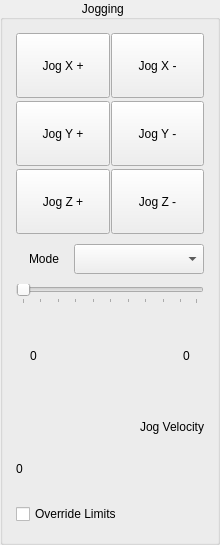
             <widget class="QGroupBox" name="groupBox_7">
              <property name="minimumSize">
               <size>
                <width>220</width>
                <height>545</height>
               </size>
              </property>
              <property name="title">
               <string>Jogging    </string>
              </property>
              <property name="alignment">
               <set>Qt::AlignCenter</set>
              </property>
              <layout class="QVBoxLayout" name="verticalLayout_28">
               <item>
                <layout class="QGridLayout" name="gridLayout_22">
                 <property name="leftMargin">
                  <number>2</number>
                 </property>
                 <property name="topMargin">
                  <number>2</number>
                 </property>
                 <property name="rightMargin">
                  <number>2</number>
                 </property>
                 <property name="bottomMargin">
                  <number>2</number>
                 </property>
                 <property name="horizontalSpacing">
                  <number>1</number>
                 </property>
                 <property name="verticalSpacing">
                  <number>3</number>
                 </property>
                 <item row="0" column="1">
                  <widget class="QPushButton" name="jog_minus_pb_0">
                   <property name="minimumSize">
                    <size>
                     <width>80</width>
                     <height>65</height>
                    </size>
                   </property>
                   <property name="toolTip">
                    <string>Set fixture offset in Probe tab 'Set X'</string>
                   </property>
                   <property name="text">
                    <string>Jog X -</string>
                   </property>
                  </widget>
                 </item>
                 <item row="0" column="0">
                  <widget class="QPushButton" name="jog_plus_pb_0">
                   <property name="minimumSize">
                    <size>
                     <width>80</width>
                     <height>65</height>
                    </size>
                   </property>
                   <property name="toolTip">
                    <string>Set fixture offset in Probe tab 'Set X'</string>
                   </property>
                   <property name="text">
                    <string>Jog X +</string>
                   </property>
                  </widget>
                 </item>
                 <item row="1" column="0">
                  <widget class="QPushButton" name="jog_plus_pb_1">
                   <property name="minimumSize">
                    <size>
                     <width>80</width>
                     <height>65</height>
                    </size>
                   </property>
                   <property name="toolTip">
                    <string>Set fixture offset in Probe tab 'Set Y'</string>
                   </property>
                   <property name="text">
                    <string>Jog Y +</string>
                   </property>
                  </widget>
                 </item>
                 <item row="2" column="0">
                  <widget class="QPushButton" name="jog_plus_pb_2">
                   <property name="minimumSize">
                    <size>
                     <width>80</width>
                     <height>65</height>
                    </size>
                   </property>
                   <property name="toolTip">
                    <string>Set fixture offset in Probe tab 'Set Z'</string>
                   </property>
                   <property name="text">
                    <string>Jog Z +</string>
                   </property>
                  </widget>
                 </item>
                 <item row="1" column="1">
                  <widget class="QPushButton" name="jog_minus_pb_1">
                   <property name="minimumSize">
                    <size>
                     <width>80</width>
                     <height>65</height>
                    </size>
                   </property>
                   <property name="toolTip">
                    <string>Set fixture offset in Probe tab 'Set Y'</string>
                   </property>
                   <property name="text">
                    <string>Jog Y -</string>
                   </property>
                  </widget>
                 </item>
                 <item row="2" column="1">
                  <widget class="QPushButton" name="jog_minus_pb_2">
                   <property name="minimumSize">
                    <size>
                     <width>80</width>
                     <height>65</height>
                    </size>
                   </property>
                   <property name="toolTip">
                    <string>Set fixture offset in Probe tab 'Set Z'</string>
                   </property>
                   <property name="text">
                    <string>Jog Z -</string>
                   </property>
                  </widget>
                 </item>
                </layout>
               </item>
               <item>
                <layout class="QHBoxLayout" name="horizontalLayout_34">
                 <property name="spacing">
                  <number>2</number>
                 </property>
                 <property name="leftMargin">
                  <number>2</number>
                 </property>
                 <property name="topMargin">
                  <number>2</number>
                 </property>
                 <property name="rightMargin">
                  <number>2</number>
                 </property>
                 <property name="bottomMargin">
                  <number>2</number>
                 </property>
                 <item>
                  <widget class="QLabel" name="label_7">
                   <property name="minimumSize">
                    <size>
                     <width>50</width>
                     <height>30</height>
                    </size>
                   </property>
                   <property name="text">
                    <string>Mode</string>
                   </property>
                   <property name="alignment">
                    <set>Qt::AlignCenter</set>
                   </property>
                  </widget>
                 </item>
                 <item>
                  <widget class="QComboBox" name="jog_modes_cb">
                   <property name="minimumSize">
                    <size>
                     <width>130</width>
                     <height>30</height>
                    </size>
                   </property>
                  </widget>
                 </item>
                </layout>
               </item>
               <item>
                <layout class="QHBoxLayout" name="horizontalLayout_35">
                 <property name="spacing">
                  <number>2</number>
                 </property>
                 <property name="leftMargin">
                  <number>2</number>
                 </property>
                 <property name="topMargin">
                  <number>2</number>
                 </property>
                 <property name="rightMargin">
                  <number>2</number>
                 </property>
                 <property name="bottomMargin">
                  <number>2</number>
                 </property>
                 <item>
                  <widget class="QSlider" name="jog_vel_sl">
                   <property name="orientation">
                    <enum>Qt::Horizontal</enum>
                   </property>
                   <property name="tickPosition">
                    <enum>QSlider::TicksBelow</enum>
                   </property>
                  </widget>
                 </item>
                </layout>
               </item>
               <item>
                <layout class="QHBoxLayout" name="horizontalLayout_36">
                 <property name="spacing">
                  <number>2</number>
                 </property>
                 <property name="leftMargin">
                  <number>2</number>
                 </property>
                 <property name="topMargin">
                  <number>2</number>
                 </property>
                 <property name="rightMargin">
                  <number>2</number>
                 </property>
                 <property name="bottomMargin">
                  <number>2</number>
                 </property>
                 <item>
                  <widget class="QLabel" name="min_jog_vel_lb">
                   <property name="minimumSize">
                    <size>
                     <width>35</width>
                     <height>30</height>
                    </size>
                   </property>
                   <property name="text">
                    <string>0</string>
                   </property>
                   <property name="alignment">
                    <set>Qt::AlignCenter</set>
                   </property>
                  </widget>
                 </item>
                 <item>
                  <spacer name="horizontalSpacer_2">
                   <property name="orientation">
                    <enum>Qt::Horizontal</enum>
                   </property>
                   <property name="sizeHint" stdset="0">
                    <size>
                     <width>40</width>
                     <height>20</height>
                    </size>
                   </property>
                  </spacer>
                 </item>
                 <item>
                  <widget class="QLabel" name="max_jog_vel_lb">
                   <property name="minimumSize">
                    <size>
                     <width>35</width>
                     <height>30</height>
                    </size>
                   </property>
                   <property name="text">
                    <string>0</string>
                   </property>
                   <property name="alignment">
                    <set>Qt::AlignCenter</set>
                   </property>
                  </widget>
                 </item>
                </layout>
               </item>
               <item>
                <layout class="QVBoxLayout" name="verticalLayout_27">
                 <property name="spacing">
                  <number>2</number>
                 </property>
                 <property name="leftMargin">
                  <number>2</number>
                 </property>
                 <property name="topMargin">
                  <number>2</number>
                 </property>
                 <property name="rightMargin">
                  <number>2</number>
                 </property>
                 <property name="bottomMargin">
                  <number>2</number>
                 </property>
                 <item>
                  <widget class="QLabel" name="label_14">
                   <property name="minimumSize">
                    <size>
                     <width>120</width>
                     <height>30</height>
                    </size>
                   </property>
                   <property name="text">
                    <string>Jog Velocity</string>
                   </property>
                   <property name="alignment">
                    <set>Qt::AlignRight|Qt::AlignTrailing|Qt::AlignVCenter</set>
                   </property>
                  </widget>
                 </item>
                 <item>
                  <widget class="QLabel" name="jog_vel_lb">
                   <property name="minimumSize">
                    <size>
                     <width>120</width>
                     <height>30</height>
                    </size>
                   </property>
                   <property name="text">
                    <string>0</string>
                   </property>
                  </widget>
                 </item>
                </layout>
               </item>
               <item>
                <layout class="QHBoxLayout" name="horizontalLayout_37">
                 <property name="spacing">
                  <number>2</number>
                 </property>
                 <property name="leftMargin">
                  <number>2</number>
                 </property>
                 <property name="topMargin">
                  <number>2</number>
                 </property>
                 <property name="rightMargin">
                  <number>2</number>
                 </property>
                 <property name="bottomMargin">
                  <number>2</number>
                 </property>
                 <item>
                  <widget class="QCheckBox" name="override_limits_cb">
                   <property name="minimumSize">
                    <size>
                     <width>170</width>
                     <height>30</height>
                    </size>
                   </property>
                   <property name="text">
                    <string>Override Limits</string>
                   </property>
                  </widget>
                 </item>
                </layout>
               </item>
              </layout>
             </widget>
